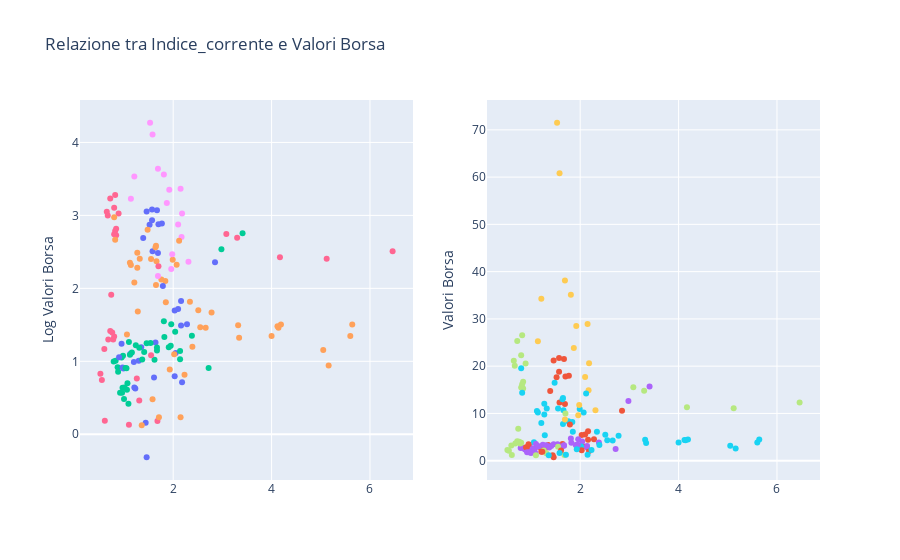
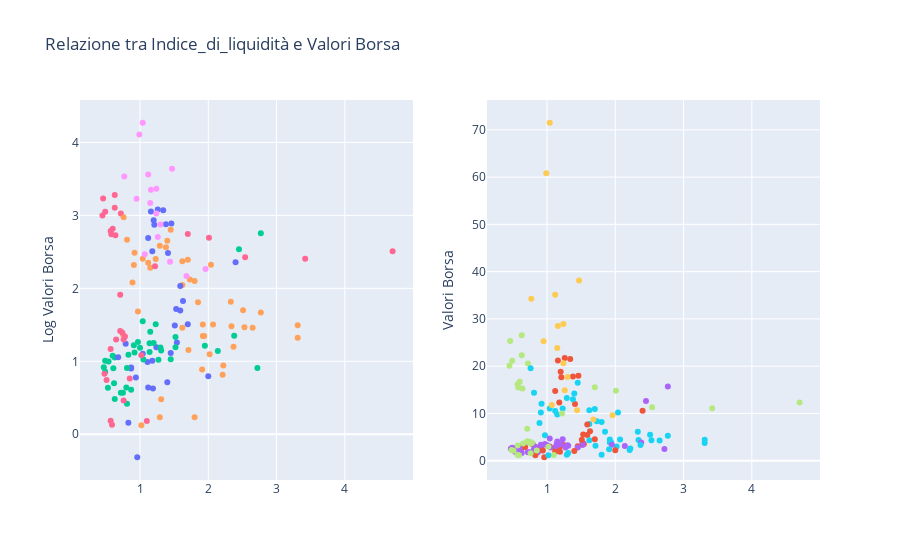
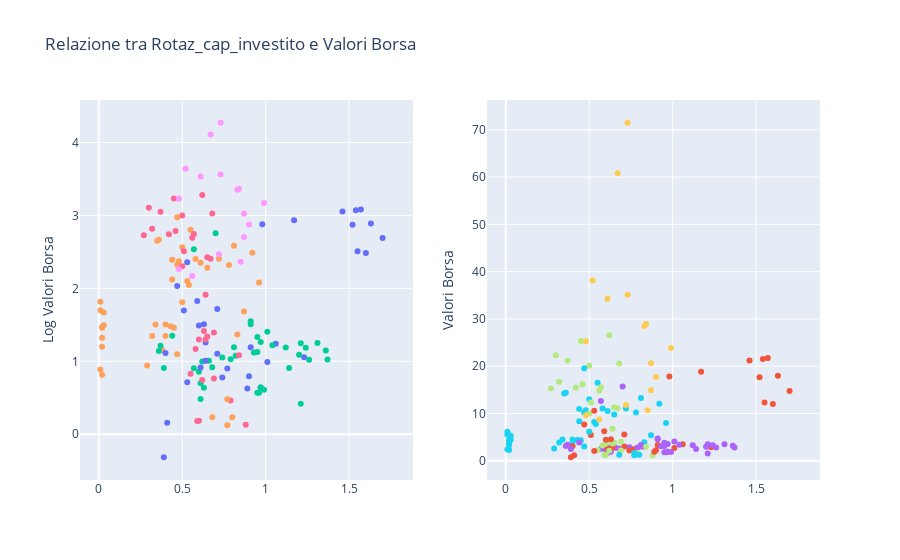
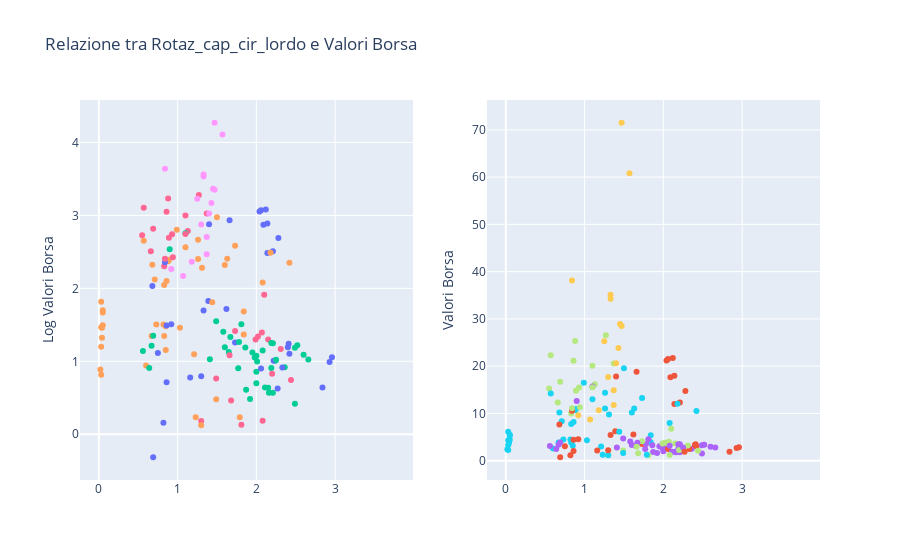

Write notebook code for charts like these, in order.
### Code cell
from plotly.subplots import make_subplots
import plotly.graph_objects as go

for indice in df.columns[7:]:
    # Creare una figura con subplots
    fig = make_subplots(rows=1, cols=2,)
    
    for tick_symbol in df['Ticker_symbol'].unique():
        # Filtrare il DataFrame per il Ticker_symbol corrente
        df_subset = df[df['Ticker_symbol'] == tick_symbol]
        
        # Creare lo scatter plot con i valori di borsa originali
        scatter1 = go.Scatter(x=df_subset[indice], y=df_subset["log_Valori_Borsa"], mode='markers', name=f'Ticker {tick_symbol}')
        
        # Aggiungere la traccia al primo subplot
        fig.add_trace(scatter1, row=1, col=1)
        
        # Creare lo scatter plot con i valori di borsa trasformati con il logaritmo
        scatter2 = go.Scatter(x=df_subset[indice], y=df_subset["Valori_Borsa"], mode='markers', name=f'Ticker {tick_symbol}')
        
        # Aggiungere la traccia al secondo subplot
        fig.add_trace(scatter2, row=1, col=2)
    
    # Aggiornare la disposizione del layout
    fig.update_layout(title_text=f'Relazione tra {indice} e Valori Borsa', showlegend=False)
    
    # Aggiungere le etichette degli assi y
    fig.update_yaxes(title_text='Log Valori Borsa', row=1, col=1)
    fig.update_yaxes(title_text='Valori Borsa', row=1, col=2)
    
    # Mostrare la figura
    fig.show()
